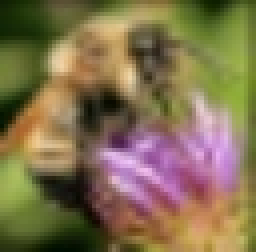
#> input picture A2/Soln/resource/bee.jpg, 64 x 63 px, shrunk from 172 x 170 before the run (shown 4 times larger)
$ python question_1.py
#> lines starting #> are read from the running program, lines starting #| are printed output that depends on the picture
import cv2
import numpy as np

OUT_PATH = "./out/question_1/"
REPORT_PATH = "./Report/images/question_1/"


# ==================== Helper Methods Start ====================
def directory_setup() -> None:
    """
    Sets up the required output directory

    :return: None
    """
    from pathlib import Path

    Path(OUT_PATH).mkdir(parents=True, exist_ok=True)
    Path(REPORT_PATH).mkdir(parents=True, exist_ok=True)


def load_image(src_path: str, gray=False) -> np.ndarray:
    """
    Loads an image from the src path into a np array.

    :param src_path: the path for the source image
    :param gray: true if return grayscale image, false otherwise
    :return: the converted np array for the image
    """
#> called with src_path = './resource/bee.jpg', gray = False
    code = cv2.IMREAD_GRAYSCALE if gray else cv2.IMREAD_COLOR
    img = cv2.imread(src_path, code)
#> img is the input picture: shape (63, 64, 3); mean B, G, R 78.1, 112.6, 129.6
    return img


def save_image(np_data: np.ndarray, target_path: str) -> None:
    """
    Saves the np img to a file to the target path as a grayscale image.

    :param np_data: the np img
    :param target_path: the target file path
    :return: None
    """
    cv2.imwrite(OUT_PATH + target_path, np_data)
    if REPORT:
        cv2.imwrite(REPORT_PATH + target_path, np_data)


def zero_pad(img: np.ndarray, height: int, width: int) -> np.ndarray:
    """
    Zero pads an image with specified width and height

    :param img: the image to zero pad
    :param height: the height for the padding
    :param width: the width for the padding
    :return: the zero-padded image
    """
    if img.ndim == 3:
        img_h, img_w, num_channel = img.shape
        out_img = np.zeros((img_h + 2 * height, img_w + 2 * width, 3))
        out_img[height:img_h + height, width:img_w + width, :] = img
    else:
        img_h, img_w = img.shape
        out_img = np.zeros((img_h + 2 * height, img_w + 2 * width))
        out_img[height:img_h + height, width:img_w + width] = img
    return out_img


def my_correlation(img: np.ndarray, h: np.ndarray) -> np.ndarray:
    """
    My implementation of the Correlation operator.

    Assumptions:
    filter h has odd number of rows and columns

    :param img: an np array that represents the input grayscale image
    :param h: an np array that represents a filter
    :return: the output image produced according to the mode
    """
    if img.ndim < 2 or img.ndim > 3:
        raise Exception("image dimension must be 2 or 3")

    h_h, h_w = h.shape
    half_h_h, half_h_w = h_h // 2, h_w // 2

    padded_image = zero_pad(img, half_h_h, half_h_w)
    row_range = img.shape[0]
    col_range = img.shape[1]

    if img.ndim == 2:
        out_img = np.zeros((row_range, col_range))
    else:
        out_img = np.zeros((row_range, col_range, 3))

    if img.ndim == 2:
        for i in range(0, row_range):
            for j in range(0, col_range):
                res = np.sum(padded_image[i: i + h_h,
                             j: j + h_w] * h)
                out_img[i][j] = res
    elif img.ndim == 3:
        for i in range(0, row_range):
            for j in range(0, col_range):
                for k in range(img.shape[2]):
                    res = np.sum(padded_image[i: i + h_h,
                                 j: j + h_w, k] * h)
                    out_img[i][j][k] = res

    return out_img


def my_convolution(img: np.ndarray, h: np.ndarray) -> np.ndarray:
    """
    My implementation of the Convolution operator.

    Assumptions:
    filter h has odd number of rows and columns

    :param img: an np array that represents the input grayscale image
    :param h: an np array that represents a filter
    :return: the output image produced according to the mode
    """
    h = np.flip(h)
    return my_correlation(img, h)


# ==================== Helper Methods End ====================


def _get_1d_linear_interpolation_filter(d: int) -> np.ndarray:
    """
    Gets the 1D reconstruction filter.

    The filter should be [1/d, 2/d, ..., (d-1)/d, 1, (d-1)/d, ..., 2/d, 1/d]

    :param d: the image will be up-sampled by factor of d
    :return: the 1D reconstruction filter corresponding to the scale
    """
    h = np.zeros(2 * (d - 1) + 1)
    for i in range(len(h)):
        if i < d - 1:
            h[i] = (i + 1) / d
        else:
            h[i] = (2 * d - i - 1) / d
    return h


def my_linear_interpolation(img: np.ndarray, d: int,
                            dim: int) -> np.ndarray:
    """
    Apply 1D Linear Interpolation on an image on the given dimension to
    up-sample the image by scale.

    :param img: the original image
    :param d: the scale of the up-sampling
    :param dim: the target dimension.
        can be only 0 (vertical) or 1 (horizontal)
    :return: the up-sampled result
    """
    if dim not in (0, 1):
        raise ValueError("The target dimension must be either 0 or 1.")
    if img.ndim not in (2, 3):
        raise ValueError("image dimension must be 2 or 3")

    if img.ndim == 2:
        img = img[:, :, np.newaxis]

    # calculate the 1d reconstruction filter
    h = _get_1d_linear_interpolation_filter(d)

    # adjust the shape for the reconstruction filter
    h = h[np.newaxis]
    if dim == 0:
        h = h.T

    # initialize up-sampled image and fill in the initial values at
    # where i/d is an integer
    shape = list(img.shape)
    shape[dim] = d * shape[dim]
    shape = tuple(shape)

    new_img = np.zeros(shape)

    # fill new image according to dimension
    if dim == 0:
        new_img[::d, :, :] = img
    else:
        new_img[:, ::d, :] = img

    return my_convolution(new_img, h)


def generalized_linear_interpolation(img: np.ndarray, d: int) -> np.ndarray:
    """
    Apply 2D Linear Interpolation on an image to up-sample by factor of d.

    :param img: the image
    :param d: the factor for up-sampling
    :return: the up-sampled image
    """
    if img.ndim not in (2, 3):
        raise ValueError("image dimension must be 2 or 3")

    # calculate the 1d reconstruction filter
    h_1d = _get_1d_linear_interpolation_filter(d)
    h = np.outer(h_1d, h_1d)

    # initialize up-sampled image and fill in the initial values at
    # where i/d is an integer
    shape = img.shape
    shape = (d * shape[0], d * shape[1], *shape[2:])
    new_img = np.zeros(shape)
    new_img[::d, ::d, :] = img

    return my_convolution(new_img, h)


def part1() -> None:
    # ========== part a ==========
    print("{0} a {0}".format("=" * 15))
    enlarged_image = my_linear_interpolation(bee_img, 4, 0)
#> in my_linear_interpolation, `new_img[::d, :, :] = img`:
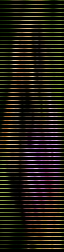
#> new_img: shape (252, 64, 3) float64; mean B, G, R 19.5, 28.2, 32.4
#> after the loop in my_correlation, `for i in range(0, row_range):`:
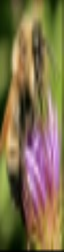
#> out_img: shape (252, 64, 3) float64; mean B, G, R 78, 112.2, 129.2
    save_image(enlarged_image, "1_1_1.jpg")
    enlarged_image = my_linear_interpolation(enlarged_image, 4, 1)
#> call 2 of my_linear_interpolation, with d = 4, dim = 1
#> in my_linear_interpolation (call 2), `new_img[:, ::d, :] = img`:
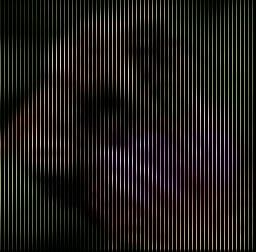
#> new_img: shape (252, 256, 3) float64; mean B, G, R 19.5, 28, 32.3
#> call 2 of zero_pad, with height = 0, width = 3
#> in zero_pad (call 2), `out_img[height:img_h + height, width:img_w + width, :] = img`:
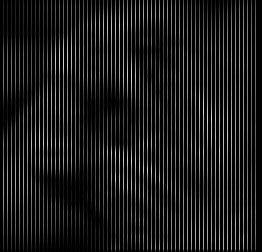
#> out_img: shape (252, 262, 3) float64; mean B, G, R 19, 27.4, 31.6
#> after the loop in my_correlation (call 2), `for i in range(0, row_range):`:
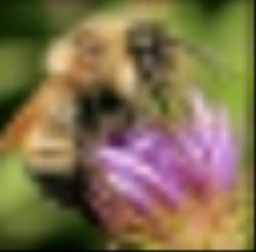
#> out_img: shape (252, 256, 3) float64; mean B, G, R 77.7, 111.6, 128.7
    save_image(enlarged_image, "1_1_2.jpg")


def part2() -> None:
    # ========== part b ==========
    print("{0} b {0}".format("=" * 15))
    enlarged_image = generalized_linear_interpolation(bee_img, 4)
#> in generalized_linear_interpolation, `new_img[::d, ::d, :] = img`:
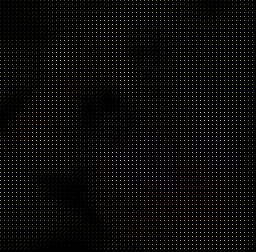
#> new_img: shape (252, 256, 3) float64; mean B, G, R 4.9, 7, 8.1
#> call 3 of zero_pad, with height = 3, width = 3
#> in zero_pad (call 3), `out_img[height:img_h + height, width:img_w + width, :] = img`:
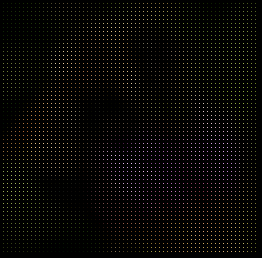
#> out_img: shape (258, 262, 3) float64; mean B, G, R 4.7, 6.7, 7.7
    save_image(enlarged_image, "1_2.jpg")


def main() -> None:
    part1()

    part2()


if __name__ == '__main__':
    REPORT = True
    directory_setup()
    bee_img = load_image("./resource/bee.jpg")

    print("{0} Question 1 {0}".format("=" * 20))
    main()
    print("{0} Done {0}".format("=" * 20))
